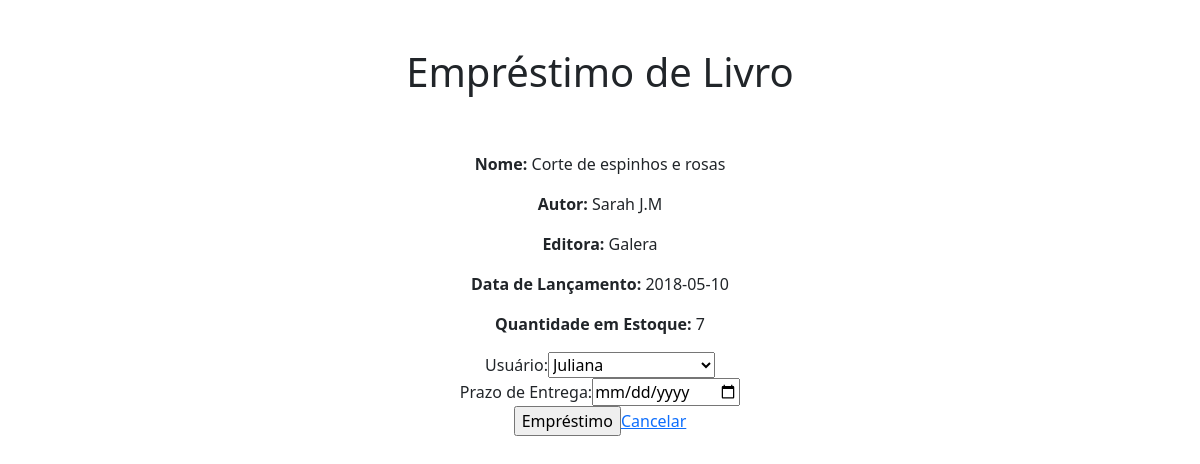
The page /Juliana3A/emprestar.php?id=1 (signed in) on the database as committed earlier.
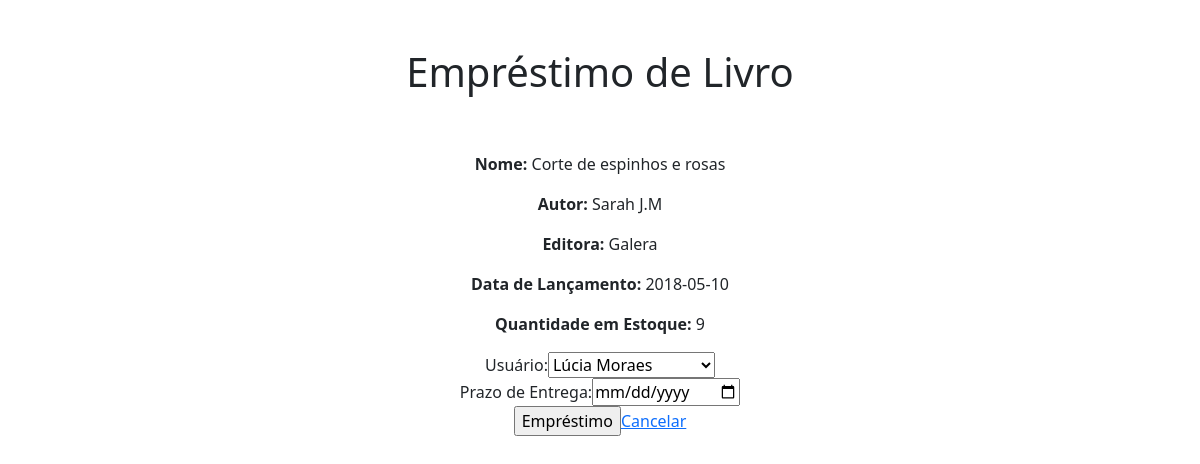
The same page on the database as committed later.
### tables this page shows
CREATE TABLE `livros` (
  `id` int(11) NOT NULL,
  `nome` text NOT NULL,
  `autor` text NOT NULL,
  `editora` text NOT NULL,
  `datalanc` date NOT NULL,
  `estoque` int(11) NOT NULL,
  `novo_estoque` int(11) NOT NULL
);

### Juliana3A/emprestar.php (the view, shortened to what this page needs)
<!DOCTYPE html>
<html lang="en">
<head>
    <link rel="stylesheet" href="css/bootstrap.min.css">
</head>
<body>
	<br><br><center><h1>Empréstimo de Livro</h1></center><br><br>
	<?php
		if (isset($_GET['id']) && !empty($_GET['id'])) {
			$id = $_GET['id'];
			include 'conexao.php';
			$sql = "SELECT * FROM livros WHERE id = " . $id;
			$result = $conn->query($sql);
			if ($result->num_rows > 0) {
				$row = $result->fetch_assoc();
				echo "<center><p><strong>Nome:</strong> " . $row["nome"] . "</p>";
				echo "<p><strong>Autor:</strong> " . $row["autor"] . "</p>";
				echo "<p><strong>Editora:</strong> " . $row["editora"] . "</p>";
				echo "<p><strong>Data de Lançamento:</strong> " . $row["datalanc"] . "</p>";
				echo "<p><strong>Quantidade em Estoque:</strong> " . $row["estoque"] . "</p>";
				echo '<center><form method="POST" action="salvar_emprestimo.php">';
				echo '<label for="usuario_id">Usuário:</label>';
				echo '<select name="usuario_id" id="usuario_id">';
				$sql = "SELECT * FROM usuarios";
				$result = $conn->query($sql);
				if ($result->num_rows > 0) {
					while($row = $result->fetch_assoc()) {
						echo '<option value="' . $row["id"] . '">' . $row["nome"] . '</option>';
					}
				}
				echo '</select>';
				echo '<br>';
				echo '<label for="prazo_entrega">Prazo de Entrega:</label>';
				echo '<input type="date" name="prazo_entrega" id="prazo_entrega">';
				echo '<br>';
				echo '<input type="submit" value="Empréstimo"><a href="livros.php">Cancelar</a>';
				echo '</form></center>';
			} else {
				echo "<p>Livro não encontrado.</p>";
			}
		} else {
			echo "<p>ID inválido.</p>";
		}
	?>
</body>
</html>

Rows that differ between the two databases and show on the page:
changed livros "Corte de espinhos e rosas": estoque "7" → "9"
Other text that changed with them:
form field usuario_id: "Juliana" → "Lúcia Moraes"
